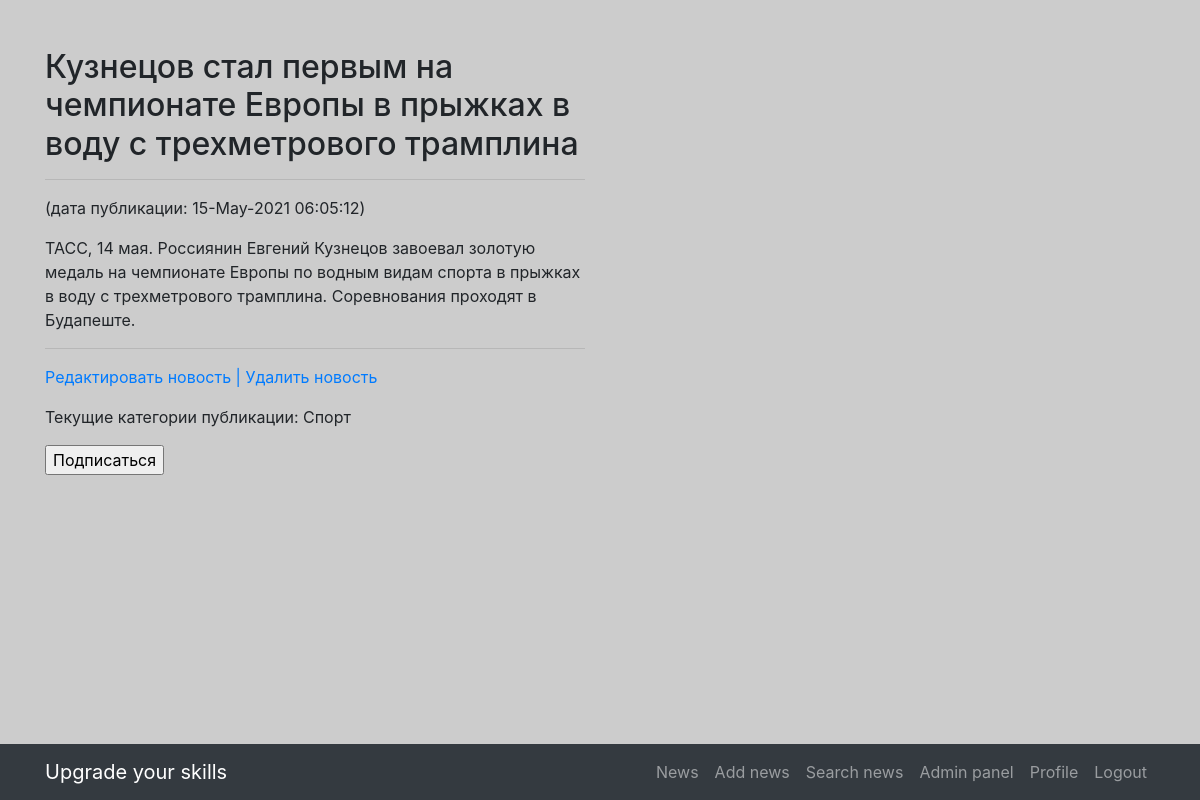
Screenshot of /news/142 (signed in) with the database file from the repository.
### news/models.py (models this page shows, shortened)
class Post(models.Model):
    author = models.ForeignKey('Author', on_delete = models.CASCADE)
    news, article = 'NE', 'AR'
    POSITIONS = [(news, 'Новость'), (article,'Статья')]
    type_news_article = models.CharField(max_length = 2, choices = POSITIONS, default = 'news')
    time_in = models.DateTimeField(auto_now_add = True)
    chapter = models.CharField(max_length = 200, unique = False)
    text = models.TextField(default = '')
    article_news_rate = models.IntegerField(default=0)
    category = models.ManyToManyField(Category, through= 'PostCategory')

class PostCategory(models.Model):
    post = models.ForeignKey(Post, on_delete=models.CASCADE)
    category = models.ForeignKey(Category, on_delete=models.CASCADE)
    def __str__(self):
        return f'{self.category}'

class Category(models.Model):
    news_category = models.CharField(max_length = 24, unique = True)
    def __str__(self):
        return f'{self.news_category}'

### news/views.py (the view)
# urls.py: path('<int:pk>', NewsDetail.as_view()),  # pk — это первичный ключ, который будет выводиться у нас в шаблон
class NewsDetail(DetailView):
    model = Post
    template_name = 'news/newsdetail.html'
    context_object_name = 'newsdetail'
    def get_context_data(self, **kwargs):
        context = super(NewsDetail, self).get_context_data(**kwargs)
        id = self.kwargs.get('pk')
        context['category'] = PostCategory.objects.filter(post = id)
        return context

### djantimat/helpers.py (called while the page is built)
    @staticmethod
    def replace(text, repl='[censored]'):
        words = {}
        for word in PymorphyProc._gen(text):
            text = text.replace(word, repl)
        return text

    @staticmethod
    def _gen(text):
        for word in re.findall(word_pattern, text):
            if len(word) < 3:
                continue
            normal_word = PymorphyProc.morph.parse(word.lower())[0].normal_form
            if normal_word in PymorphyProc.get_words():
                yield word

    @staticmethod
    def get_words():
        return Slang.objects.values_list('word', flat=True)

### news/templatetags/custom_filters.py (called while the page is built)
@register.filter(name='censor')
def censor(value):
    return PymorphyProc.replace(value, repl='[censored]')

### templates/news/newsdetail.html (shortened to what this page needs)
{% extends 'base.html' %}
{% load custom_filters %}
{% block content %}
    <h2>{{ newsdetail.chapter  | censor}}</h2>
    <hr>
   <p>(дата публикации: {{newsdetail.time_in | date:'d-M-Y h:m:s'}})</p>
    {{ newsdetail.text | censor}}
    <hr>
    {% if user.is_authenticated %}
        <p>
            <a href="{{newsdetail.id}}/edit">Редактировать новость | </a>
            <a href="{{newsdetail.id}}/delete">Удалить новость</a>
        </p>
        <p>
            <a>Текущие категории публикации:
                {% for cat in category %}
                {{cat}}
                {% endfor %}
            </a>
            <form action="{% url 'fastsubscribe' %}">
                <input type="submit" value= "Подписаться">
            </form>
        </p>
    {% else %}
         <a href="{% url 'account_login' %}">Для редактирования или удаления новости/статьи необходимо авторизоваться</a>
    {% endif %}
{% endblock content %}

### static/css/the-big-picture.css (style rules this page uses)
body { background: url(http://localhost:8000/static/1920x1080.png) no-repeat center center fixed; -webkit-background-size: cover; -moz-background-size: cover; background-size: cover; -o-background-size: cover; }

### rows the page displays
Post: chapter|censor "Кузнецов стал первым на чемпионате Европы в прыжках в воду с трехметрового трамплина", time_in "15-May-2021 06:05:12", text|censor "ТАСС, 14 мая. Россиянин Евгений Кузнецов завоевал золотую медаль на чемпионате Европы по водным видам спорта в прыжках в воду с трехметрового трамплина. Соревнования проходят в Будапеште."
PostCategory: category.news_category "Спорт"
